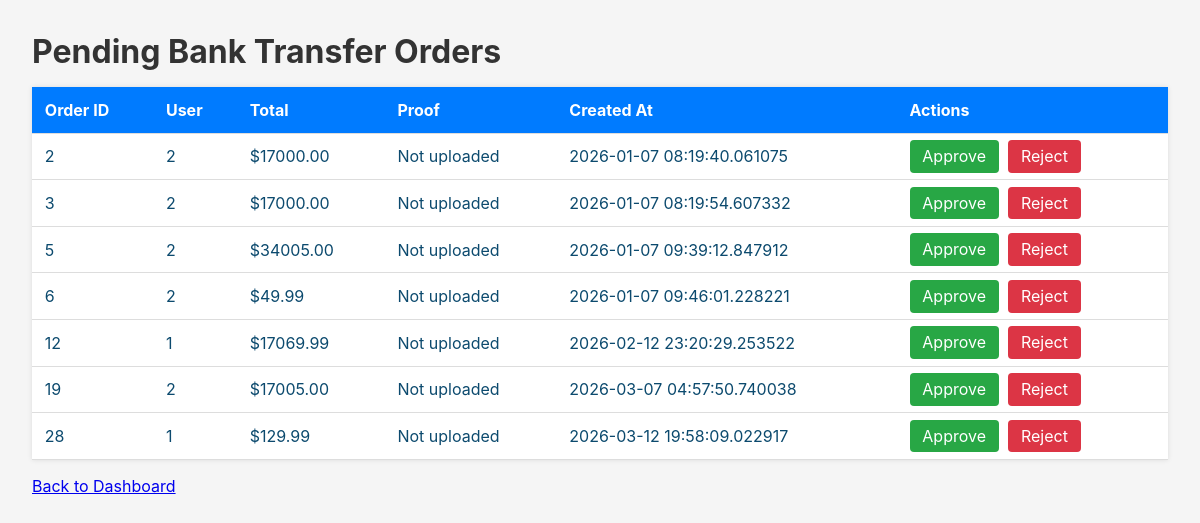
Page /admin/orders (signed in) on the committed database.
### tables this page shows
CREATE TABLE orders (
        id INTEGER PRIMARY KEY,
        user_id INTEGER,
        total REAL,
        status TEXT,
        payment_method TEXT,
        proof TEXT,
        created_at TEXT
    );

### app.py (the view)
@app.route("/admin/orders")
@admin_required
def admin_orders():
    conn = get_db()
    orders = conn.execute(
        "SELECT * FROM orders WHERE status='PENDING_PAYMENT'").fetchall()
    conn.close()
    return render_template("admin_orders.html", orders=orders)

### app.py (called while the page is built, shortened)
@app.before_request
def ensure_landing_first():
    path = request.path or ''
    if request.method != 'GET':
        return None
    if session.get('seen_landing') or request.cookies.get('seen_splash'):
        return None
    if path == '/' or path.startswith('/static') or path.startswith('/admin') or path.startswith('/api') or path.startswith('/favicon.ico'):
        return None
    return redirect(url_for('index'))

def get_db():
    conn = sqlite3.connect(DB_PATH, timeout=30, check_same_thread=False)
    conn.row_factory = sqlite3.Row
    return conn

def admin_required(f):
    @wraps(f)
    def wrap(*a, **kw):
        if not session.get("is_admin"):
            return redirect(url_for("admin_login"))
        return f(*a, **kw)
    return wrap

@app.context_processor
def inject_notification_count():
    uid = session.get('user_id')
    unseen = 0
    wishlist_ids = []
    cart_item_count = 0
    return dict(notifications_unseen_count=unseen, current_year=datetime.datetime.now().year,
                wishlist_ids=wishlist_ids, cart_item_count=cart_item_count)

### templates/admin_orders.html (shortened to what this page needs)
<!DOCTYPE html>
<html lang="en">
<head>
  <link rel="stylesheet" href="/static/style.css">
</head>
<body>
  <h1>Pending Bank Transfer Orders</h1>
  {% if orders %}
    <table>
      <thead>
        <tr>
          <th>Order ID</th>
          <th>User</th>
          <th>Total</th>
          <th>Proof</th>
          <th>Created At</th>
          <th>Actions</th>
        </tr>
      </thead>
      <tbody>
        {% for order in orders %}
        <tr>
          <td>{{ order.id }}</td>
          <td>{{ order.user_id }} </td>
          <td>${{ "%.2f"|format(order.total) }}</td>
          <td>
            {% if order.proof %}
              <a class="button view-proof" href="/{{ order.proof }}" target="_blank">View Proof</a>
            {% else %}
              Not uploaded
            {% endif %}
          </td>
          <td>{{ order.created_at }}</td>
          <td>
            <a class="button approve" href="{{ url_for('approve_order', order_id=order.id) }}">Approve</a>
            <a class="button reject" href="{{ url_for('reject_order', order_id=order.id) }}">Reject</a>
          </td>
        </tr>
        {% endfor %}
      </tbody>
    </table>
  {% else %}
    <p>No pending orders at the moment.</p>
  {% endif %}
  <p><a href="{{ url_for('admin_dashboard') }}">Back to Dashboard</a></p>
</body>
</html>

### static/style.css (style rules this page uses)
:root { --bg: #F0F9FF; --surface: #FFFFFF; --muted: #64748B; --accent: #0EA5E9; --accent-2: #06B6D4; --accent-3: #3B82F6; --danger: #fb7185; --radius: 12px; --gap: 1rem; --glass: rgba(255,255,255,0.6); }
* { box-sizing:border-box }
html,body { height:100% }
body { font-family: Inter, "Segoe UI", Roboto, -apple-system, "Helvetica Neue", Arial, sans-serif; margin:0; background: linear-gradient(135deg, #E0F2FE 0%, #F0F9FF 100%); color: #0C4A6E; -webkit-font-smoothing:antialiased; -moz-osx-font-smoothing:grayscale; }

### templates/admin_orders.html (style rules this page uses)
body { font-family: 'Inter', sans-serif; margin: 2rem; background: #f5f5f5; }
h1 { margin-bottom: 1rem; color: #333; }
table { width: 100%; border-collapse: collapse; background: #fff; box-shadow: 0 0 5px rgba(0,0,0,0.1); }
th, td { padding: 0.8rem; border-bottom: 1px solid #ddd; text-align: left; }
th { background: #007BFF; color: white; }
a.button { padding: 0.4rem 0.8rem; margin-right: 0.3rem; text-decoration: none; color: white; border-radius: 4px; }
a.approve { background: #28a745; }
a.reject { background: #dc3545; }

### rows in the picture
orders: id "2", user_id "2", total "17000.00", created_at "2026-01-07 08:19:40.061075"
orders: id "3", user_id "2", total "17000.00", created_at "2026-01-07 08:19:54.607332"
orders: id "5", user_id "2", total "34005.00", created_at "2026-01-07 09:39:12.847912"
orders: id "6", user_id "2", total "49.99", created_at "2026-01-07 09:46:01.228221"
orders: id "12", user_id "1", total "17069.99", created_at "2026-02-12 23:20:29.253522"
orders: id "19", user_id "2", total "17005.00", created_at "2026-03-07 04:57:50.740038"
orders: id "28", user_id "1", total "129.99", created_at "2026-03-12 19:58:09.022917"
